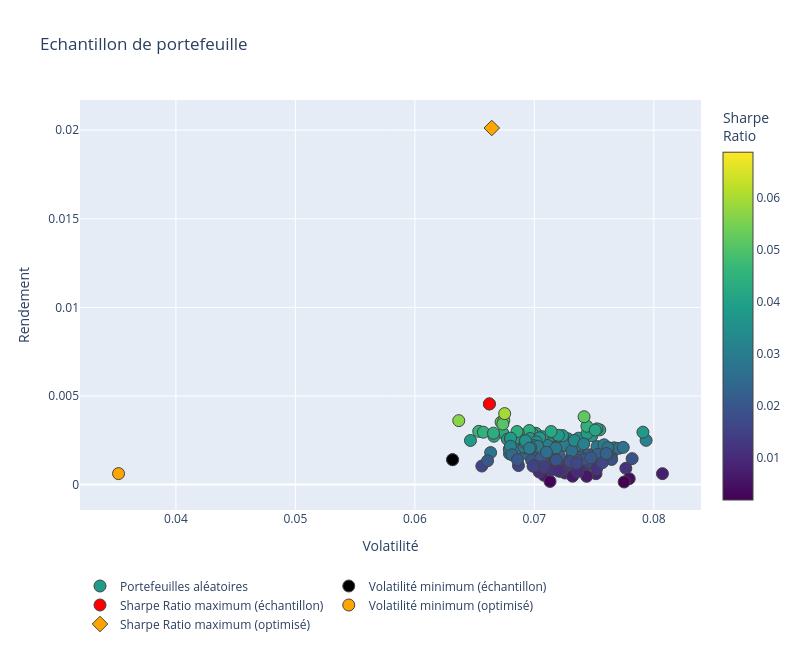

Here is the notebook cell this chart was saved with:
### Code cell
## Le point orange en haut
Portefeuilles = go.Scatter(name = "Portefeuilles aléatoires", x = risq, y = R_esp, mode = "markers", marker = dict(size=12,
        color = SR, colorscale = "Viridis", showscale = True, line_width = 1, colorbar = dict(title = "Sharpe<br>Ratio")
        ), text = "portefeuille")

Minimum_Volatilite = go.Scatter(name = "Volatilité minimum (échantillon)", x = [risq[minIndex]], y = [R_esp[minIndex]], mode = "markers",
                                marker = dict(color = "black", size=12, line_width = 1), text = "Risque minimum" )

Maximum_SharpeRatio = go.Scatter(name = "Sharpe Ratio maximum (échantillon)", x = [risq[maxIndex]], y = [R_esp[maxIndex]], mode = "markers",
                                marker = dict(color = "red", size = 12, line_width = 1), text = "Maximal Sharpe Ratio" )

MinVol_Portefeuille = go.Scatter(name = "Volatilité minimum (optimisé)", x = [MinVolRisk], y = [MinVolRend], mode = "markers",
                                marker = dict(color = "orange", size = 12, line_width = 1), text = "Le minimum volatilitéPortefeuille" )

Optimum_Portefeuille = go.Scatter(name = "Sharpe Ratio maximum (optimisé)", x = [OptimumRisk], y = [OptimumRend], mode = "markers",
                                marker = dict(color = "orange", symbol = "diamond", size = 12, line_width = 1), text = "L'optimum Portefeuille" )
                                
data = [Portefeuilles, Minimum_Volatilite, Maximum_SharpeRatio, MinVol_Portefeuille, Optimum_Portefeuille]

layout = go.Layout(title = "Echantillon de portefeuille", yaxis = dict(title = "Rendement"), xaxis = dict(title = "Volatilité"),
                    width = 800, height = 650, showlegend = True, legend = dict(orientation = "h", x = 0, y = -0.15))

fig = go.Figure(data = data, layout = layout)

fig.show()

### Figure 1 — Plotly figure (JSON) as saved in the notebook; plotly's stock layout.template omitted (floating-point values rounded to 4 significant figures; data arrays with more than 128 entries replaced by an {"elided": "..."} marker saying what was removed)
{"data": [{"marker": {"color": {"elided": "150 float values"}, "colorbar": {"title": {"text": "Sharpe<br>Ratio"}}, "colorscale": [[0, "#440154"], [0.1111, "#482878"], [0.2222, "#3e4989"], [0.3333, "#31688e"], [0.4444, "#26828e"], [0.5556, "#1f9e89"], [0.6667, "#35b779"], [0.7778, "#6ece58"], [0.8889, "#b5de2b"], [1, "#fde725"]], "line": {"width": 1}, "showscale": true, "size": 12}, "mode": "markers", "name": "Portefeuilles aléatoires", "text": "portefeuille", "type": "scatter", "x": {"elided": "150 float values"}, "y": {"elided": "150 float values"}}, {"marker": {"color": "black", "line": {"width": 1}, "size": 12}, "mode": "markers", "name": "Volatilité minimum (échantillon)", "text": "Risque minimum", "type": "scatter", "x": [0.06316], "y": [0.001406]}, {"marker": {"color": "red", "line": {"width": 1}, "size": 12}, "mode": "markers", "name": "Sharpe Ratio maximum (échantillon)", "text": "Maximal Sharpe Ratio", "type": "scatter", "x": [0.06624], "y": [0.004551]}, {"marker": {"color": "orange", "line": {"width": 1}, "size": 12}, "mode": "markers", "name": "Volatilité minimum (optimisé)", "text": "Le minimum volatilitéPortefeuille", "type": "scatter", "x": [0.0352], "y": [0.0006184]}, {"marker": {"color": "orange", "line": {"width": 1}, "size": 12, "symbol": "diamond"}, "mode": "markers", "name": "Sharpe Ratio maximum (optimisé)", "text": "L'optimum Portefeuille", "type": "scatter", "x": [0.06644], "y": [0.02012]}], "layout": {"height": 650, "legend": {"orientation": "h", "x": 0, "y": -0.15}, "showlegend": true, "title": {"text": "Echantillon de portefeuille"}, "width": 800, "xaxis": {"title": {"text": "Volatilité"}}, "yaxis": {"title": {"text": "Rendement"}}}}
